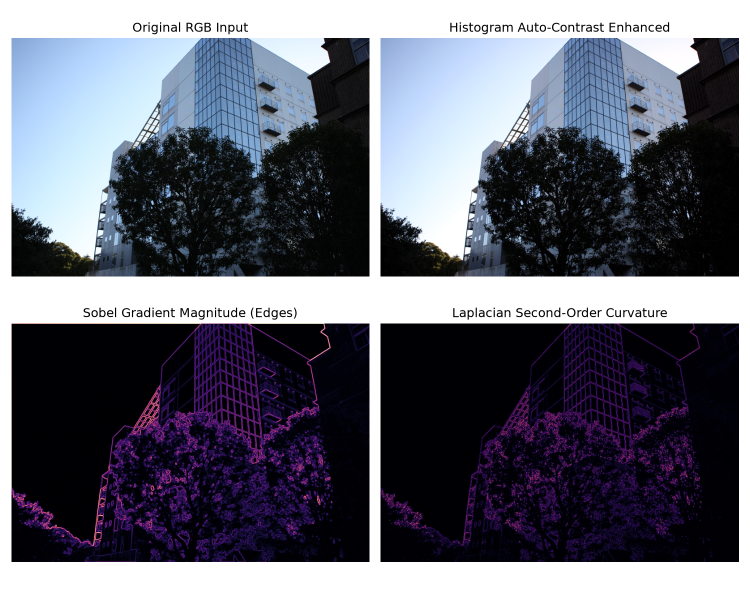
#> input picture enhanced_comparison.png, 1500 x 1200 px, given in place of image1.jpg, which was not available (shown at 1/2 size)
$ jupyter execute --allow-errors image_processing_lab.ipynb   (older library calls are emulated)   (text cells are left out)
#> lines starting #> are read from the running program, lines starting #| are printed output that depends on the picture; after the words box and inside, x2 and y2 are one past the last pixel; in counts of white or black regions, pixels touching at a corner belong together; pictures that were not available may be replaced by others from this repository, and a replacement may not be noted
[cell 1]
def plot(image):
    image=np.array(image, dtype=np.uint8)
    plt.imshow(cv2.cvtColor(image, cv2.COLOR_BGR2RGB))
    plt.show()

[cell 2]
import numpy as np
import os
import cv2
from PIL import Image
import matplotlib.pyplot as plt

[cell 3]
image=cv2.imread('image1.jpg')
#> image is the input picture: shape (1200, 1500, 3); mean B, G, R 114.7, 102.5, 100.8
plot(image)

[cell 4]
indicator=np.array([[1 if image[j,i,0]<20 and image[j,i,1]<20and image[j,i,2]<20 else 0 for i in range(image.shape[1])] for j in range(image.shape[0])])
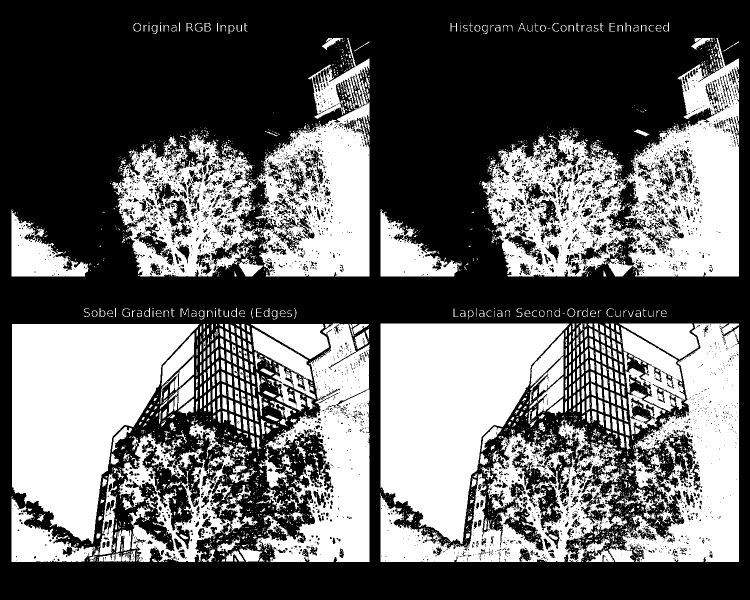
#> indicator: shape (1200, 1500) int64 (shown at 1/2 size); values 0 (black) and 1 (white), 40.2% white; 3743 white regions (3138 under 20 px), largest, box (x1, y1, x2, y2) and area: (963, 76, 1478, 553) 106559, (761, 647, 1139, 1088) 97314, (24, 648, 399, 1087) 96119

indicator2=np.array([[1 if image[j,i,0]>150 or image[j,i,1]>150 or image[j,i,2]>150 else 0 for i in range(image.shape[1])] for j in range(image.shape[0])])
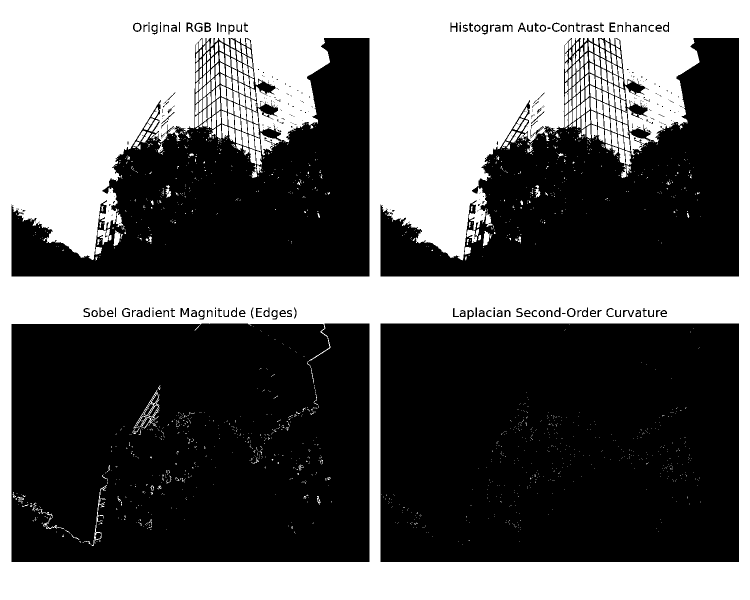
#> indicator2: shape (1200, 1500) int64 (shown at 1/2 size); values 0 (black) and 1 (white), 41.2% white; 1987 white regions (1650 under 20 px), largest, box (x1, y1, x2, y2) and area: (0, 0, 1500, 1200) 692449, (265, 779, 319, 868) 736, (183, 970, 214, 1092) 404

indicator3=1-indicator-indicator2
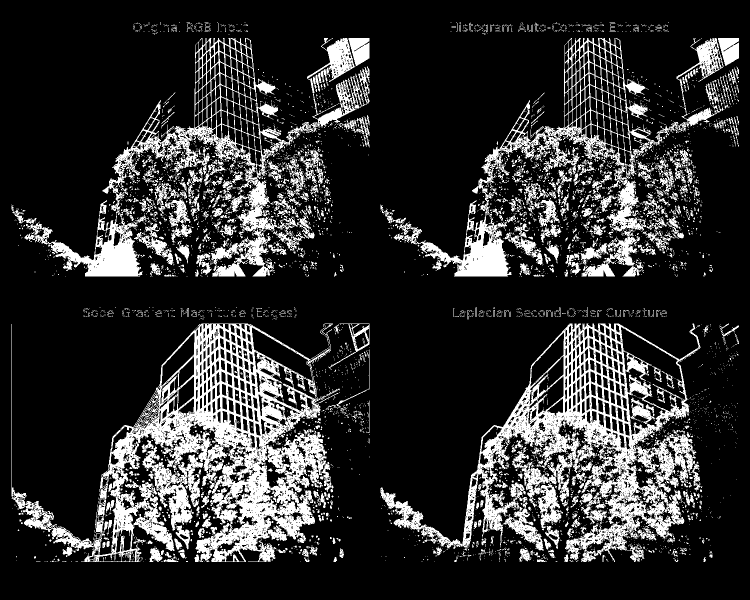
#> indicator3: shape (1200, 1500) int64 (shown at 1/2 size); values 0 (black) and 1 (white), 18.6% white; 5748 white regions (5220 under 20 px), largest, box (x1, y1, x2, y2) and area: (23, 647, 680, 1124) 87396, (761, 647, 1401, 1124) 73834, (23, 76, 731, 553) 46081

for i in range(indicator3.shape[0]):
    for j in range(indicator3.shape[1]):
        if(indicator3[i,j]<0):
            indicator3[i,j]=0

[cell 5]
def Do(indicator,action,image,number):
#> called with action = 'mult', number = 5
    im=np.zeros((image.shape))
    for i in range(3):
        im[:,:,i]=image[:,:,i]*indicator
        if(action=="mult"):
            im[:,:,i]*=[[number]]
        elif(action=="plus"):
             im[:,:,i]+=[[number]]
        else:
            print("action is not detected")
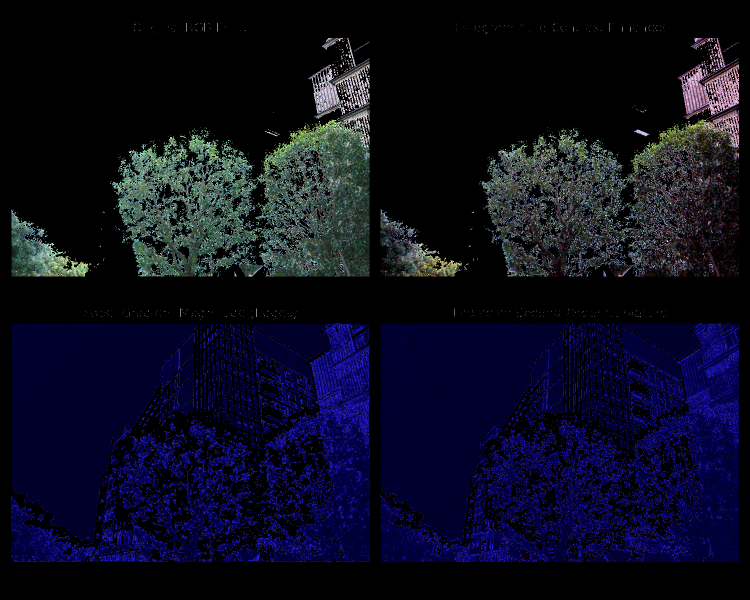
#> im: shape (1200, 1500, 3) float64 (shown at 1/2 size); mean B, G, R 11.9, 5, 4.6; drawn with min black and max white
    return im

[cell 6]
im1 = Do(indicator ,"mult",image,5  )
im2 = Do(indicator2,"mult",image,0.7)
#> call 2 of Do, with action = 'mult', number = 0.7
#> after the loop in Do (call 2), `for i in range(3):`:
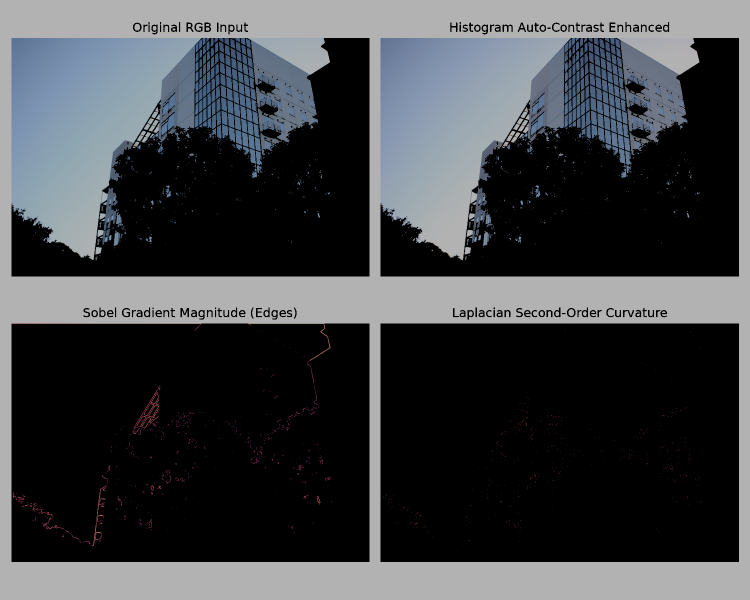
#> im: shape (1200, 1500, 3) float64 (shown at 1/2 size); mean B, G, R 70.3, 67.1, 64.5
im3 = Do(indicator3,"plus",image,-20)
#> call 3 of Do, with action = 'plus', number = -20
#> after the loop in Do (call 3), `for i in range(3):`:
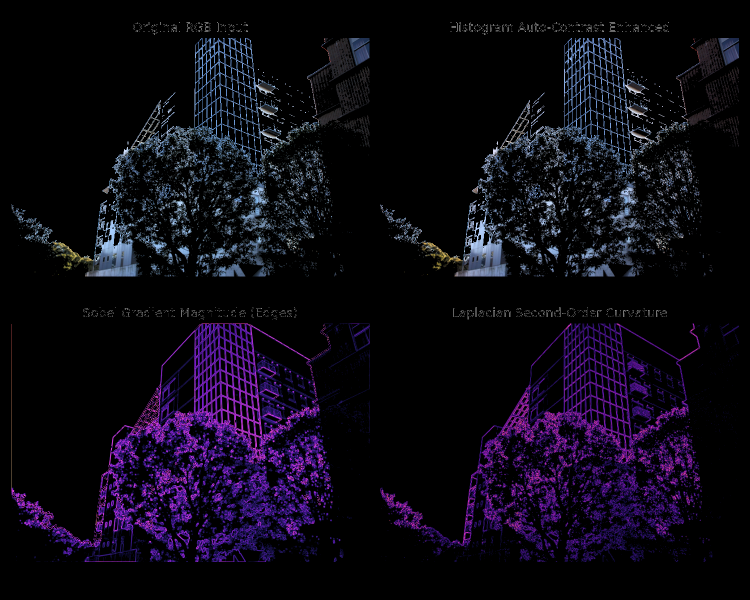
#> im: shape (1200, 1500, 3) float64 (shown at 1/2 size); mean B, G, R -8, -14.4, -12.3; drawn with min black and max white

new_image=im1+im2+im3
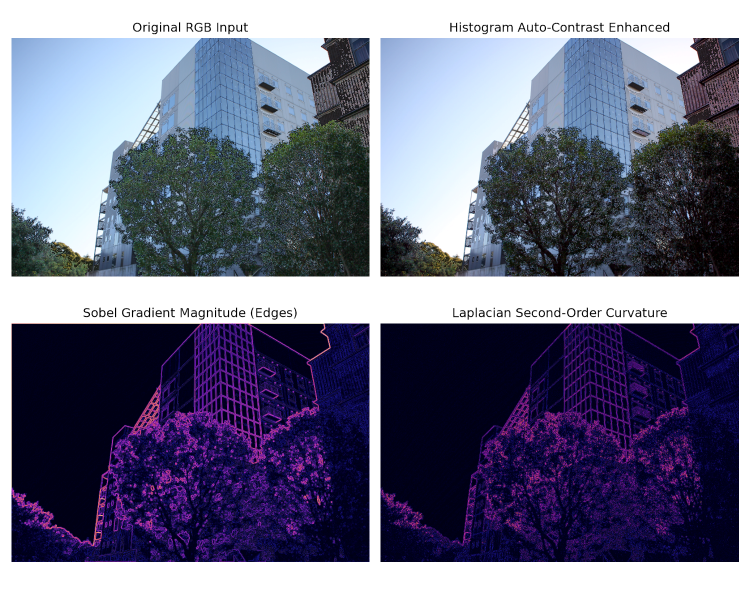
#> new_image: shape (1200, 1500, 3) float64 (shown at 1/2 size); mean B, G, R 74.1, 57.7, 56.8; drawn with min black and max white
cv2.imwrite('image2.jpg',new_image)
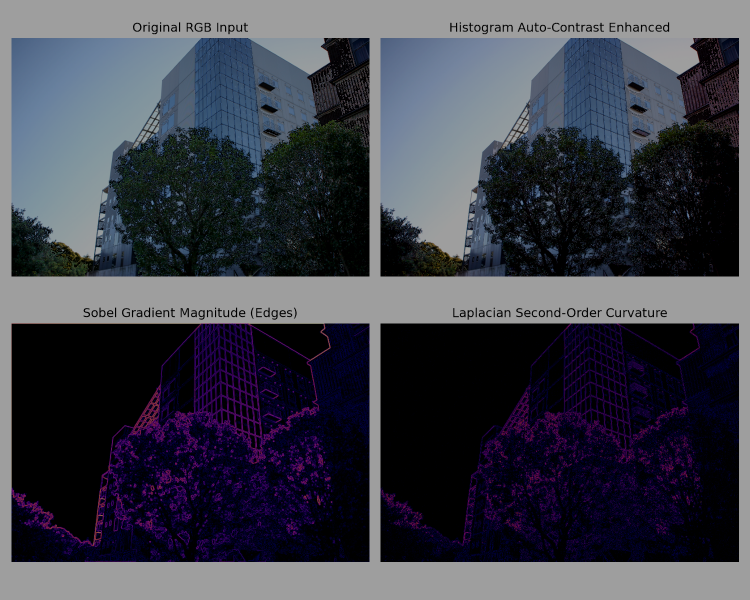
#> saved as image2.jpg: shape (1200, 1500, 3) (shown at 1/2 size); mean B, G, R 74.9, 64, 62.4
plot(new_image)
#> in plot (call 2), `image=np.array(image, dtype=np.uint8)`:
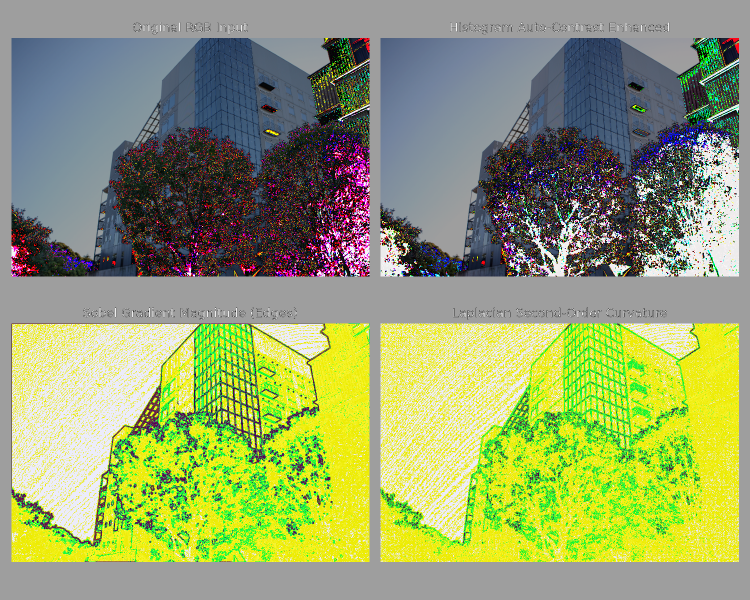
#> image: shape (1200, 1500, 3) (shown at 1/2 size); mean B, G, R 109.4, 160.9, 148.7

[cell 7]
import matplotlib.pyplot as plt
import numpy as np
import cv2
import pandas as pd
from PIL import Image

[cell 8]
image=cv2.imread('image3.JPG')
plot(image)

[cell 9]
image1=cv2.imread('dist.jpg')
#> (the rest of this cell did not finish here and is left out)

[cell 10]
def dist(image):
    A=np.zeros((3,256))
    for j in range(3):
        channel_image=image[:,:,j]
        a=channel_image.size
        channel_image=channel_image.reshape((1,a))
        channel_image=channel_image[0]

        channel_image_total=np.zeros(256)
        for i in range(channel_image.size):
            channel_image_total[channel_image[i]]+=1
        for i in range(1,256):
            channel_image_total[i]=channel_image_total[i]+channel_image_total[i-1]
        channel_image_total/=channel_image.size
        A[j,:]=channel_image_total
#> this loop made 3 passes
#> pass 3, in dist, `channel_image=image[:,:,j]`:
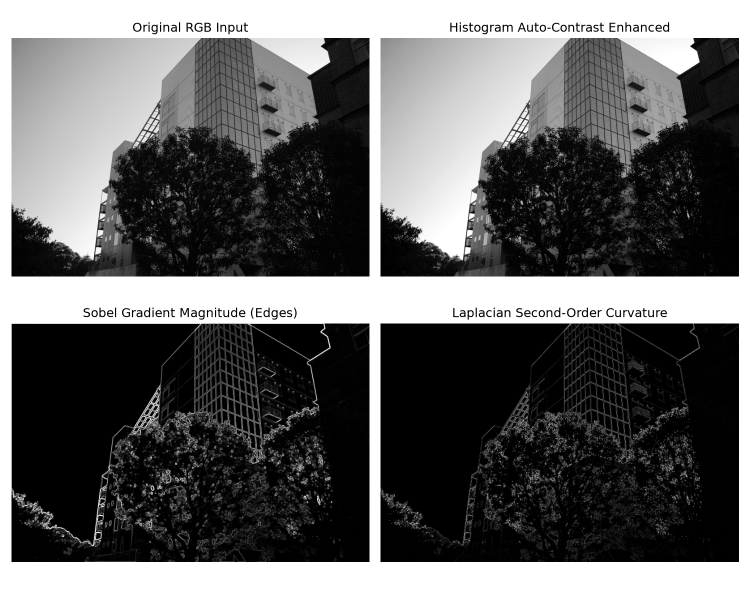
#> channel_image: shape (1200, 1500) (shown at 1/2 size); min 0, max 255, mean 100.8

    return A

[cell 11]
def preapreation(image,image2):


    total=dist(image)*image.size/3
    new_total=dist(image2)*image.size/3

    new_dist=np.zeros((3,256))
    final_image=np.zeros(image.shape)
    for i in range(3):
        new_image=image[:,:,i].copy()
        for j in range(256):
            for k in range(256):
                if(total[i,j]<=new_total[i,k]):
                    new_dist[i,j]=k
                    break

        new_dist[i,0]=new_dist[i,0]/2
        for j in range(1,256):
            new_dist[i,j]=(new_dist[i,j]+new_dist[i,j-1])/2


        for j in range(256):
            new_image[image[:,:,i]==j]=new_dist[i,j]
        final_image[:,:,i]=new_image

    return final_image

#> (a cell that did not finish here is left out)

[cell 13]
import scipy.signal

[cell 14]
image=cv2.imread("image5.jpg")
#> (the rest of this cell did not finish here and is left out)

#> (a cell that did not finish here is left out)

[cell 16]
def filter_maker(n,sigma,c):
    if(c=="X"):
        return  np.array([[(((n-1)/2-x)/(np.pi*2*sigma**4))*np.exp(-((x-(n-1)/2)**2+(y-(n-1)/2)**2)/(2*sigma**2)) for x in range(7)]for y in range(7)])
    elif(c=="Y"):
        return  np.array([[(((n-1)/2-y)/(np.pi*2*sigma**4))*np.exp(-((x-(n-1)/2)**2+(y-(n-1)/2)**2)/(2*sigma**2)) for x in range(7)]for y in range(7)])

[cell 17]
filterx=filter_maker(7,1,"X")
filtery=filter_maker(7,1,"Y")
